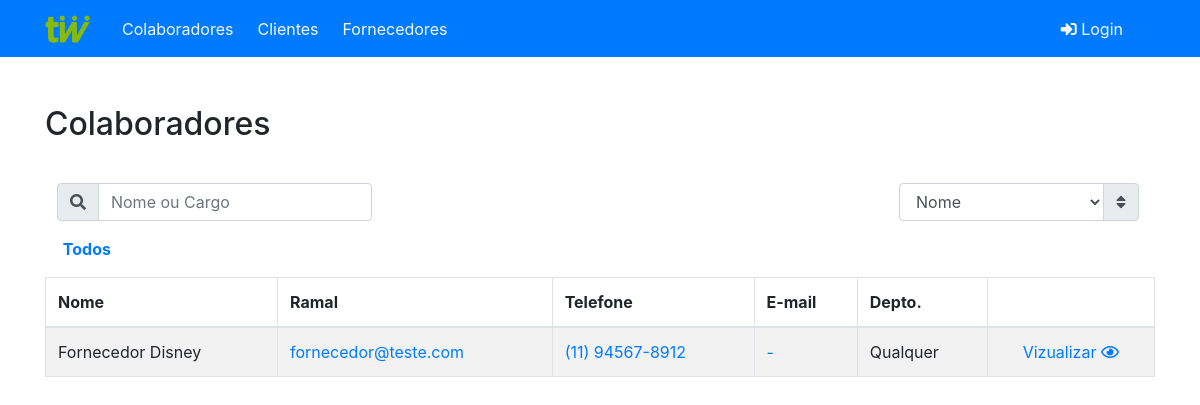
The app's page /index/view_fornec.php with its own data.
### tables this page shows
CREATE TABLE `fornecs` (
  `id_fornec` int(10) UNSIGNED NOT NULL,
  `nome` varchar(255) NOT NULL,
  `email` varchar(255) NOT NULL,
  `tel1` varchar(11) NOT NULL,
  `tel2` varchar(11) DEFAULT NULL,
  `tel3` varchar(11) DEFAULT NULL,
  `tel4` varchar(11) DEFAULT NULL,
  `cargo` varchar(255) NOT NULL,
  `endereco` varchar(255) NOT NULL,
  `stats` tinyint(1) NOT NULL DEFAULT '1'
);

### index/view_fornec.php (the view, shortened to what this page needs)
<?php
	require_once '../config.php';
	require 'includes/header.php';
?>
	<div class="row mt-5">
		<div class="col align-items-center clearfix">
			<h2 class="mb-4 float-left">Colaboradores</h2>
		</div>
	</div>
	<div class="row clearfix mt-3">
		<div class="col-md-6 col-xs-12 d-md-flex justify-content-start search-filter">
			<form class="form-inline px-1">
				<div class="input-group">
					<div class="input-group-prepend">
						<label for="searchCli" class="d-none d-md-block ml-2 input-group-text"><i class="fas fa-search"></i></label>
					</div>
					<input id="searchCli" type="text" class="form-control search-mob" placeholder="Nome ou Cargo">
				</div>
			</form>
		</div>
		<div class="col-md-6 col-xs-12 d-none d-md-flex justify-content-end select-filter">
			<form class="form-inline pr-2">
				<div class="input-group">
					<select id="typeSort" class="form-control float-right">
						<option value="nameAsc">Nome</option>
					</select>
					<div class="input-group-append">
						<label for="typeSort" class="input-group-text mr-2"><i class="fas fa-sort"></i></label>
					</div>
				</div>
			</form>
		</div>
	</div>
	<div class="row my-3">
		<div class="col">
			<div class="glossary d-flex justify-content-around px-2">
				<a id="glossary-all" href="#"><strong>Todos</strong></a>
				<div class="letters d-flex justify-content-around">
				</div>
			</div>
		</div>
	</div>
	<div class="row mb-5">
		<div class="col">
			<table id="cadastros" class="table table-bordered table-striped">
				<thead>
					<tr>
						<th>Nome</th>
						<th>Ramal</th>
						<th>Telefone</th>
						<th>E-mail</th>
						<th>Depto.</th>
						<th></th>
					</tr>
				</thead>
				<tbody>
					<?php
					function phone_format($phone) {
						$length = strlen($phone);
						if ($length == 10) {
							$pattern = '/(\d{2})(\d{4})(\d*)/';
						} else if ($length == 11) {
							$pattern = '/(\d{2})(\d{5})(\d*)/';
						}
						$result = preg_replace($pattern, '($1) $2-$3', $phone);
						return $result;
					}
					function isEmpty($data) {
						if (!empty($data)) {
							return phone_format($data);
						} else {
							return " - ";
						}
					}
					function emptyLink($phone) {
						if (empty($phone)) {
							return "#";
						} else {
							$link = "https://api.whatsapp.com/send?phone=55".$phone;
							return $link;
						}
					}
					$qrySelect = "SELECT * FROM fornecs WHERE stats = 1 ORDER BY nome";
					$result = $conn->query($qrySelect);
					while($data = $result->fetch_array()) {
						echo '
							<tr>
								<td data-title="Nome">'.$data['nome'].'</td>
								<td data-title="E-mail">
									<a href="mailto:'. $data['email'] .'">'.$data['email'].'</a>
								</td>
								<td data-title="Tel. 1">
									<a href="'. emptyLink($data['tel1']) .'" target="_blank">' . isEmpty($data['tel1']) . '</a>
								</td>
								<td data-title="Tel. 2">
									<a href="'. emptyLink($data['tel2']) .'" target="_blank">' . isEmpty($data['tel2']) . '</a>
								</td>
								<td data-title="Cargo">' . $data['cargo'] . '</td>
								<td>
									<div class="d-flex justify-content-around">
										<a href="#" class="viewButton" data-id="'. $data['id_fornec'] .'" data-toggle="modal" data-target="#viewModal" data-type="fornec">Vizualizar <i class="far fa-eye"></i></a>
									</div>
								</td>
							</tr>
						';
					}
					?>
				</tbody>
			</table>
		</div>
	</div>
</div>
<?php
	require 'includes/footer.php'
?>

### index/css/style.css (style rules this page uses)
.letters { width: 92%; }

### records on screen
fornecs: nome "Fornecedor Disney", email "fornecedor@teste.com", tel1 "(11) 94567-8912", tel2 "-", cargo "Qualquer"
